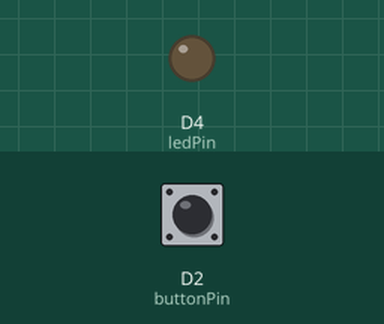
Bench run of a sketch on a simulated Particle Photon. On the bench: output pins drawn as LEDs (lit = HIGH). The test bench sets the inputs (shaded band); at power-on: D2 (buttonPin) HIGH.

Above: at 1.2 s.
1.3 s: D2 (buttonPin) pulled LOW for 0.15 s
At 1.51 s:
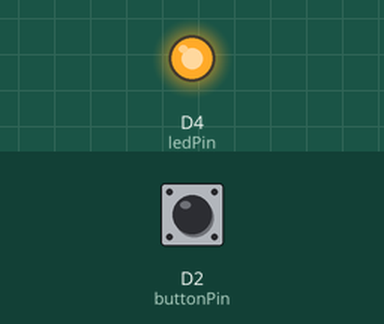
Timing chart, 0 to 4.3 s (numbered marks = the images above; inputs shaded):
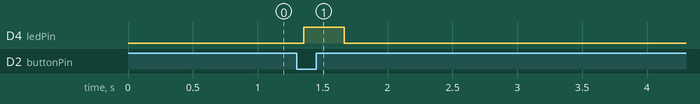

The sketch:

test-publish.ino
```cpp
#if defined(ARDUINO) && ARDUINO >= 100
#include "Arduino.h"
#elif defined(SPARK)
#include "application.h"
#endif

const int buttonPin = D2;
const int ledPin = D4;
int buttonState = LOW;
long lastDebounceTime = 0;
long debounceDelay = 50;
int lastButtonState = HIGH;

void setup() {
  pinMode(buttonPin, INPUT_PULLUP);
  pinMode(ledPin, OUTPUT);
}

void loop() {
  digitalWrite(ledPin, LOW);
  int reading = digitalRead(buttonPin);
  if (reading != lastButtonState) {
    lastDebounceTime = millis();
  }

  if ((millis() - lastDebounceTime) > debounceDelay) {
    if (reading != buttonState) {
      buttonState = reading;

      if (buttonState == LOW) {
        burnLED(314);
        Spark.publish("button_status","closed");
      }
    }
  }
  lastButtonState = reading;
}

void burnLED(int wait) {
  digitalWrite(ledPin, HIGH);
  delay(wait);
  digitalWrite(ledPin, LOW);
}
```

Measured:
- after the input at 1.3 s, D4 (ledPin): LOW → HIGH after 0.05 s, → LOW 0.31 s later
